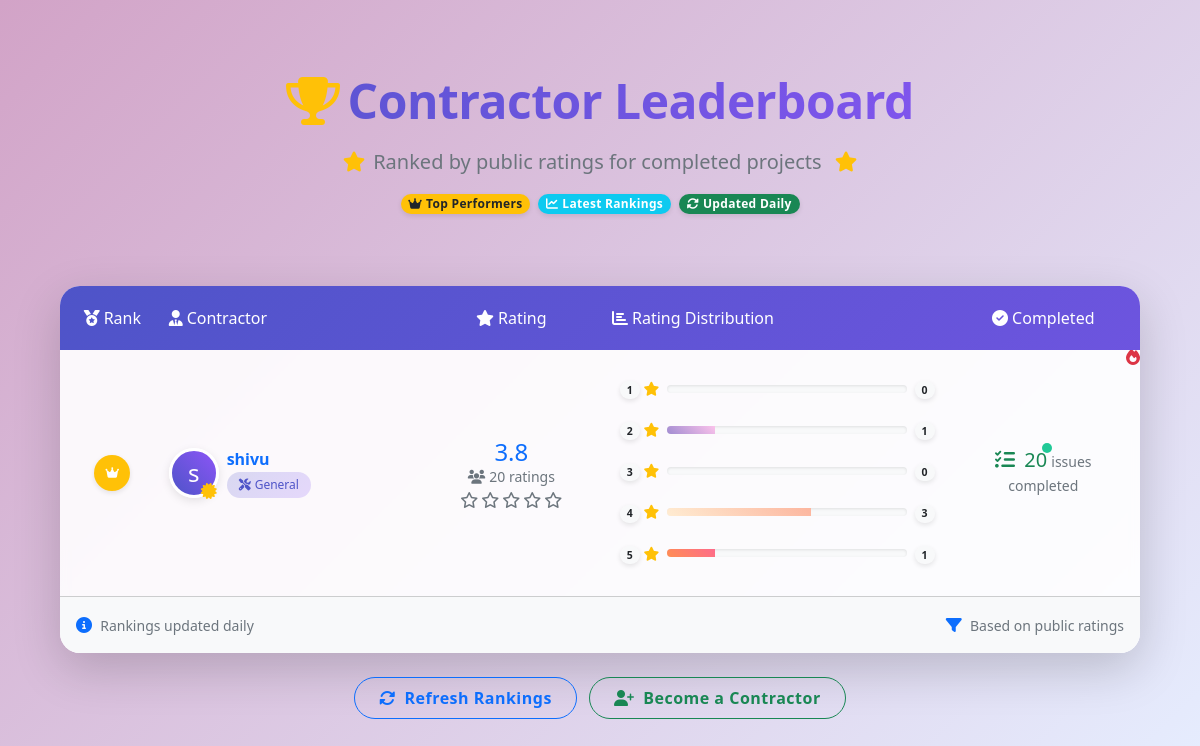
Before: /contractors/leaderboard/ with the older database file.
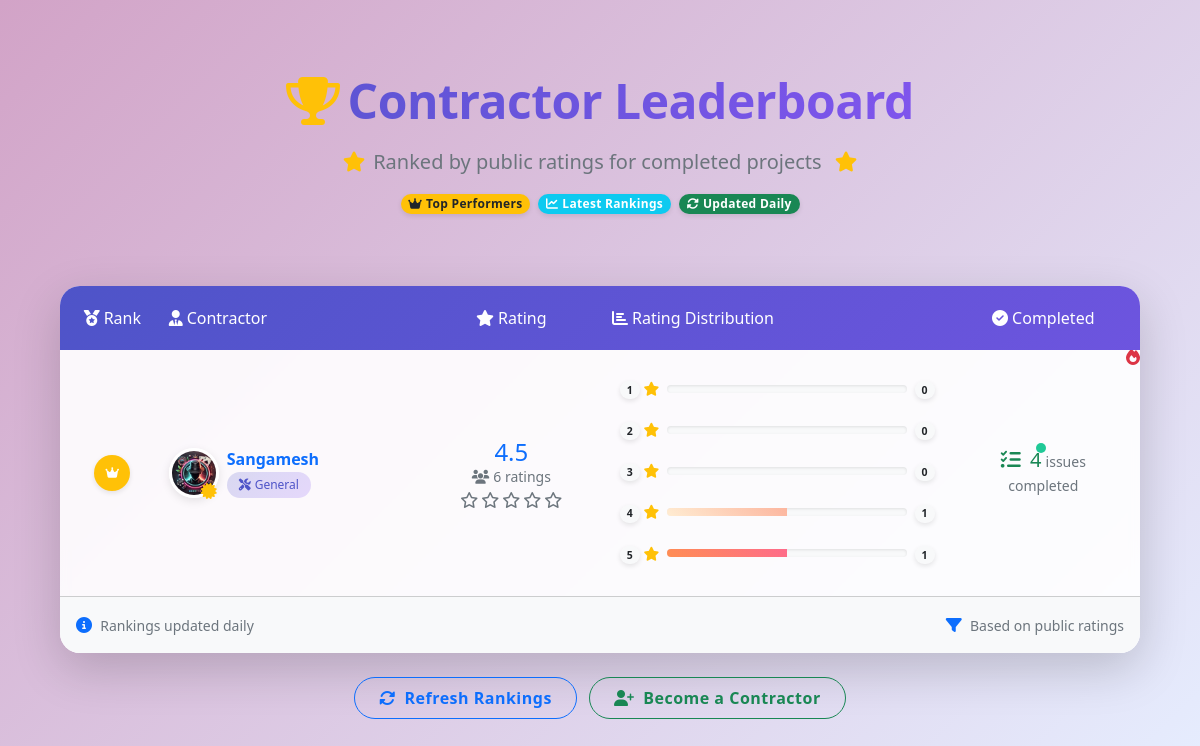
After: the same page with the newer database file.
### contractor/models.py (models this page shows, shortened)
class Contractor(models.Model):
    user = models.OneToOneField(User, on_delete=models.CASCADE, related_name='contractor_profile')
    name = models.CharField(max_length=255)
    expertise = models.CharField(max_length=255)
    contact_info = models.CharField(max_length=255)
    credit_score = models.DecimalField(max_digits=3, decimal_places=2, default=1.00)
    authority = models.ForeignKey(Authority, on_delete=models.CASCADE, related_name='contractors')
    total_completed_issues = models.PositiveIntegerField(default=0)
    is_active = models.BooleanField(default=True)
    created_at = models.DateTimeField(auto_now_add=True)
    updated_at = models.DateTimeField(auto_now=True)
    def get_rating_distribution(self):
        from issues.models import UserRating
        distribution = {}
        for i in range(1, 6):
            distribution[i] = UserRating.objects.filter(contractor=self, rating=i).count()
        return distribution

### public/models.py (models this page shows, shortened)
class User(AbstractUser):
    ROLE_CHOICES = [
        ('public', 'Public'),
        ('authority', 'Authority'),
        ('contractor', 'Contractor'),
        ('admin', 'Admin')
    ]
    role = models.CharField(max_length=20, choices=ROLE_CHOICES, default='public')
    contact_info = models.CharField(max_length=255, blank=True)
    profile_picture = models.ImageField(upload_to='profile_pictures/', null=True, blank=True)
    created_at = models.DateTimeField(auto_now_add=True)
    updated_at = models.DateTimeField(auto_now=True)

### contractor/views.py (the view)
# urls.py: path('leaderboard/', views.contractor_leaderboard, name='contractor_leaderboard'),
def contractor_leaderboard(request):
    contractors = Contractor.objects.annotate(
        avg_rating=Avg('received_ratings__rating'),
        num_ratings=Count('received_ratings'),
        num_completed=Count('assigned_issues', filter=models.Q(assigned_issues__status='completed'))
    ).filter(
        num_ratings__gt=0  # Only include contractors with at least one rating
    ).order_by('-avg_rating', '-num_completed')
    ranked_contractors = []
    current_rank = 1
    previous_rating = None
    previous_completed = None
    for i, contractor in enumerate(contractors):
        if previous_rating != contractor.avg_rating or previous_completed != contractor.num_completed:
            current_rank = i + 1
        distribution = contractor.get_rating_distribution()
        total_ratings = sum(distribution.values())
        if total_ratings > 0:
            distribution_percentage = {
                star: (count / total_ratings) * 100
                for star, count in distribution.items()
            }
        else:
            distribution_percentage = {star: 0 for star in range(1, 6)}
        ranked_contractors.append({
            'rank': current_rank,
            'contractor': contractor,
            'avg_rating': contractor.avg_rating,
            'num_ratings': contractor.num_ratings,
            'num_completed': contractor.num_completed,
            'distribution': distribution,
            'distribution_percentage': distribution_percentage
        })
        previous_rating = contractor.avg_rating
        previous_completed = contractor.num_completed
    return render(request, 'leaderboard.html', {
        'ranked_contractors': ranked_contractors
    })

### contractor/templatetags/custom_filters.py (called while the page is built)
@register.filter
def get_item(dictionary, key):
    return dictionary.get(key)

@register.filter
def multiply(value, arg):
    try:
        return value * float(arg)
    except (ValueError, TypeError):
        return value  # Return the original value if multiplication fails

### issues/context_processors.py (called while the page is built)
def issue_utils(request):
    from issues.models import UserRating
    def has_been_rated_by(issue, user):
        if not user.is_authenticated:
            return False
        return UserRating.objects.filter(issue=issue, user=user).exists()
    return {
        'has_been_rated_by': has_been_rated_by
    }

### templates/leaderboard.html (shortened to what the changed rows need)
{% load static %}
{% load custom_filters %}
<!DOCTYPE html>
<html lang="en">
<head>
    <link rel="stylesheet" href="https://cdnjs.cloudflare.com/ajax/libs/font-awesome/6.4.0/css/all.min.css">
    <link rel="stylesheet" href="https://cdnjs.cloudflare.com/ajax/libs/bootstrap/5.2.3/css/bootstrap.min.css">
    <link rel="stylesheet" href="https://cdnjs.cloudflare.com/ajax/libs/animate.css/4.1.1/animate.min.css">
</head>
<body>
    <div class="main-content position-relative">
        <div class="container py-4">
            <div class="row mb-4">
                <div class="col-12">
                    <div class="text-center mb-5 animate__animated animate__fadeIn">
                        <h1 class="page-title display-4 mb-3 animate__animated animate__bounce">
                            <i class="fas fa-trophy text-warning me-2 animate__animated animate__tada animate__delay-1s"></i>Contractor Leaderboard
                        </h1>
                    </div>
                </div>
            </div>
            {% if ranked_contractors %}
                <div class="card shadow-lg rounded-lg border-0 animate__animated animate__fadeInUp animate__delay-2s">
                    <div class="card-body p-0">
                        <ul class="list-group list-group-flush">
                            {% for entry in ranked_contractors %}
                            <li class="list-group-item list-item-hover animate__animated animate__fadeIn" style="animation-delay: {{ forloop.counter0|multiply:0.15 }}s">
                                <div class="row align-items-center">
                                    <div class="col-3 col-md-1 text-center">
                                        {% if entry.rank <= 3 %}
                                            <span class="badge position-relative
                                                {% if entry.rank == 1 %}bg-warning pulse
                                                {% elif entry.rank == 2 %}badge-silver pulse-light
                                                {% else %}badge-bronze pulse-light{% endif %} p-2 d-inline-flex align-items-center justify-content-center" style="width: 36px; height: 36px; border-radius: 50%;">
                                                {% if entry.rank == 1 %}
                                                    <i class="fas fa-crown bounce-in"></i>
                                                {% elif entry.rank == 2 %}
                                                    <i class="fas fa-medal bounce-in"></i>
                                                {% else %}
                                                    <i class="fas fa-award bounce-in"></i>
                                                {% endif %}
                                            </span>
                                            {% if entry.rank == 1 %}
                                            <div class="position-absolute" style="top: -5px; right: 0;">
                                                <i class="fas fa-fire text-danger animate__animated animate__heartBeat animate__infinite"></i>
                                            </div>
                                            {% endif %}
                                        {% else %}
                                            <span class="badge bg-light text-dark">{{ entry.rank }}</span>
                                        {% endif %}
                                    </div>
                                    <div class="col-9 col-md-3 mb-2 mb-md-0">
                                        <a href="{% url 'contractor_detail' entry.contractor.id %}" class="text-decoration-none">
                                            <div class="d-flex align-items-center">
                                                <div class="position-relative">
                                                    {% if entry.contractor.user.profile_picture %}
                                                        <img src="{{ entry.contractor.user.profile_picture.url }}"
                                                             class="rounded-circle me-2 profile-img"
                                                             width="50"
                                                             height="50"
                                                             alt="{{ entry.contractor.name }}">
                                                    {% else %}
                                                        <div class="rounded-circle me-2 d-flex align-items-center justify-content-center profile-img"
                                                             style="width: 50px; height: 50px; background: linear-gradient(45deg, var(--primary-color), var(--secondary-color));">
                                                            <span class="text-white fs-4">{{ entry.contractor.name|first }}</span>
                                                        </div>
                                                    {% endif %}
                                                    {% if entry.rank <= 3 %}
                                                    <div class="position-absolute" style="bottom: -5px; right: 10px;">
                                                        {% if entry.rank == 1 %}
                                                            <i class="fas fa-certificate text-warning"></i>
                                                        {% elif entry.rank == 2 %}
                                                            <i class="fas fa-certificate text-secondary"></i>
                                                        {% else %}
                                                            <i class="fas fa-certificate" style="color: #CD7F32;"></i>
                                                        {% endif %}
                                                    </div>
                                                    {% endif %}
                                                </div>
                                                <div>
                                                    <div class="fw-bold text-primary">{{ entry.contractor.name }}</div>
                                                    <div class="expertise-badge">
                                                        <i class="fas fa-tools"></i>
                                                        {{ entry.contractor.expertise }}
                                                    </div>
                                                </div>
                                            </div>
                                        </a>
                                    </div>
                                    <div class="col-6 col-md-2 text-center mb-2 mb-md-0">
                                        <div class="h4 mb-0 text-primary">{{ entry.avg_rating|floatformat:1 }}</div>
                                        <div class="small text-muted">
                                            <i class="fas fa-users me-1"></i>{{ entry.num_ratings }} rating{{ entry.num_ratings|pluralize }}
                                        </div>
                                        <div class="star-rating">
                                            {% with entry.avg_rating|floatformat:1 as avg_rating %}
                                            {% for i in "12345" %}
                                                {% if forloop.counter <= avg_rating %}
                                                    <i class="fas fa-star text-warning {% if entry.rank <= 3 %}star-pulse{% endif %}"></i>
                                                {% else %}
                                                    {% if forloop.counter|add:-0.5 <= avg_rating %}
                                                        <i class="fas fa-star-half-alt text-warning"></i>
                                                    {% else %}
                                                        <i class="far fa-star text-muted"></i>
                                                    {% endif %}
                                                {% endif %}
                                            {% endfor %}
                                            {% endwith %}
                                        </div>
                                    </div>
                                    <div class="col-6 col-md-4 mb-2 mb-md-0">
                                        <div class="ratings-container">
                                            {% for star, percentage in entry.distribution_percentage.items %}
                                            <div class="rating-row d-flex align-items-center small mb-1">
                                                <div class="me-2">
                                                    <span class="badge bg-light text-dark">{{ star }}</span>
                                                    <i class="fas fa-star text-warning"></i>
                                                </div>
                                                <div class="progress flex-grow-1 bg-light">
                                                    <div class="progress-bar progress-{{ star }} progress-animate"
                                                         role="progressbar"
                                                         style="width: 0%;"
                                                         data-width="{{ percentage }}"
                                                         aria-valuenow="{{ percentage }}"
                                                         aria-valuemin="0"
                                                         aria-valuemax="100"></div>
                                                </div>
                                                <div class="ms-2 text-muted d-none d-md-block">
                                                    <span class="badge bg-light text-dark">{{ entry.distribution|get_item:star }}</span>
                                                </div>
                                            </div>
                                            {% endfor %}
                                        </div>
                                    </div>
                                    <div class="col-12 col-md-2 text-center mt-2 mt-md-0">
                                        <div class="h5 mb-0 text-success completed-issues">
                                            <i class="fas fa-tasks me-1"></i>
                                            <span class="counter" data-target="{{ entry.num_completed }}">0</span>
                                        </div>
                                        <small class="text-muted">issue{{ entry.num_completed|pluralize }} completed</small>
                                    </div>
                                </div>
                            </li>
                            {% endfor %}
                        </ul>
                    </div>
                </div>
            {% endif %}
        </div>
    </div>
</body>
</html>

Changed rows visible on the page:
removed Contractor: contractor.name|first "s", contractor.name "shivu", contractor.expertise "General", avg_rating "3.8", num_ratings "20", distribution_percentage "1" "2" "3" "4" "5", distribution|get_item "0" "1" "0" "3" "1", {{ percentage }} 60.0 (drawn), {{ percentage }} 20.0 (drawn)
added Contractor: contractor.user.profile_picture (picture), contractor.name "Sangamesh", contractor.expertise "General", avg_rating "4.5", num_ratings "6", distribution_percentage "1" "2" "3" "4" "5", distribution|get_item "0" "0" "0" "1" "1", {{ percentage }} 50.0 (drawn)
